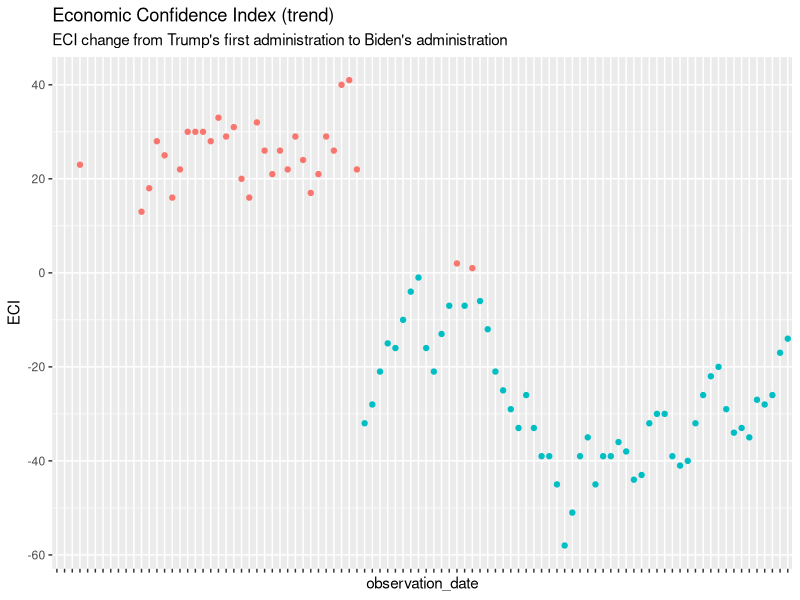
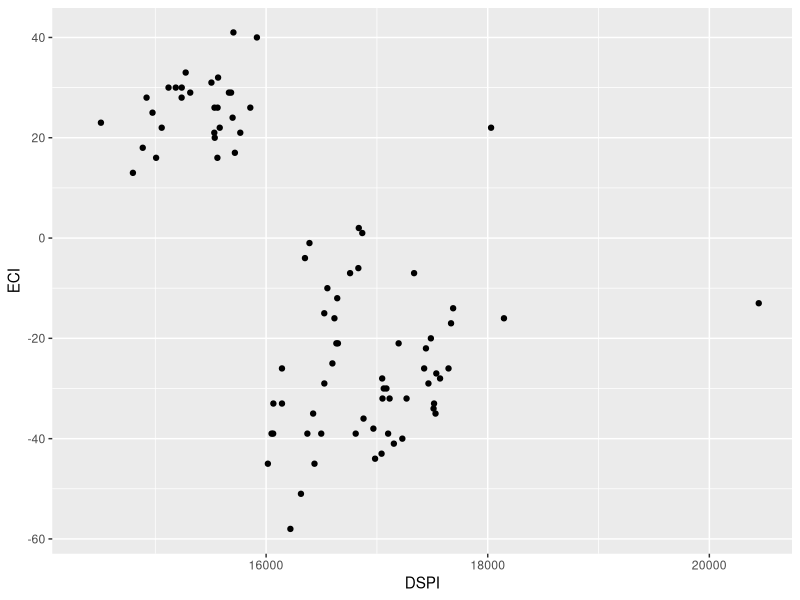
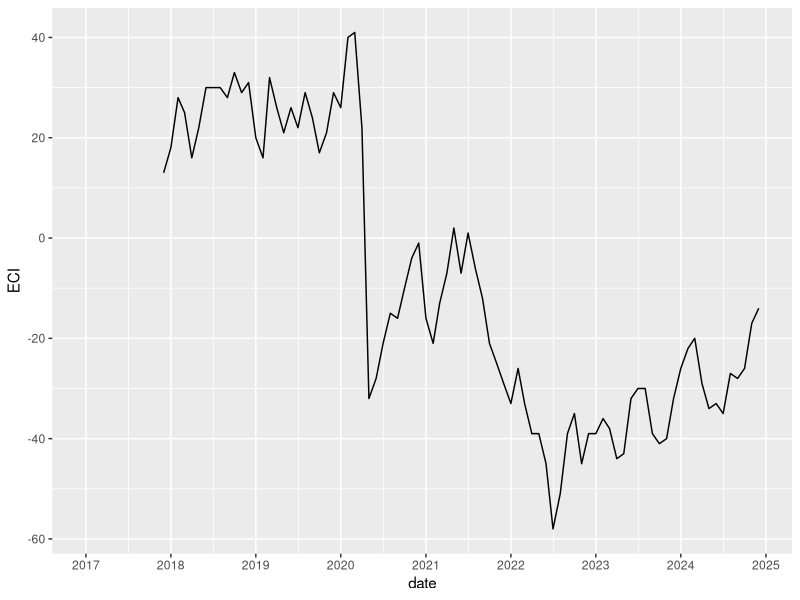
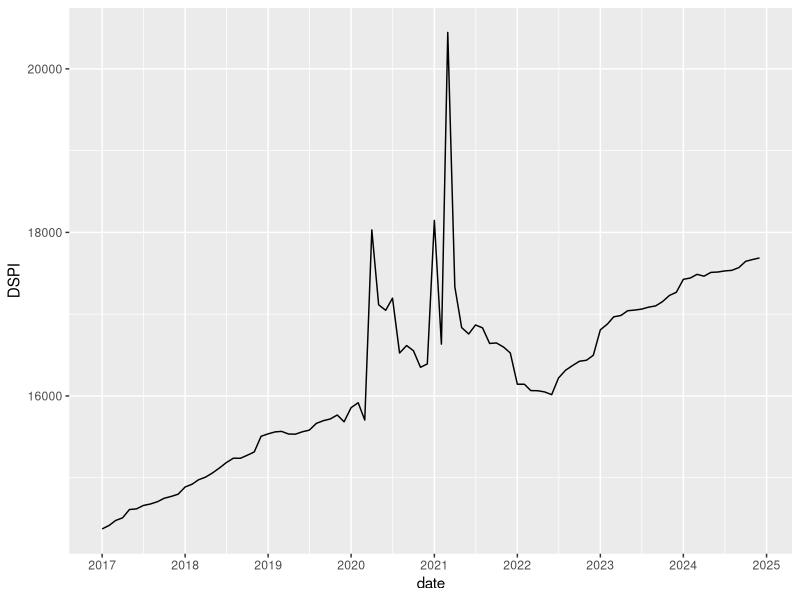
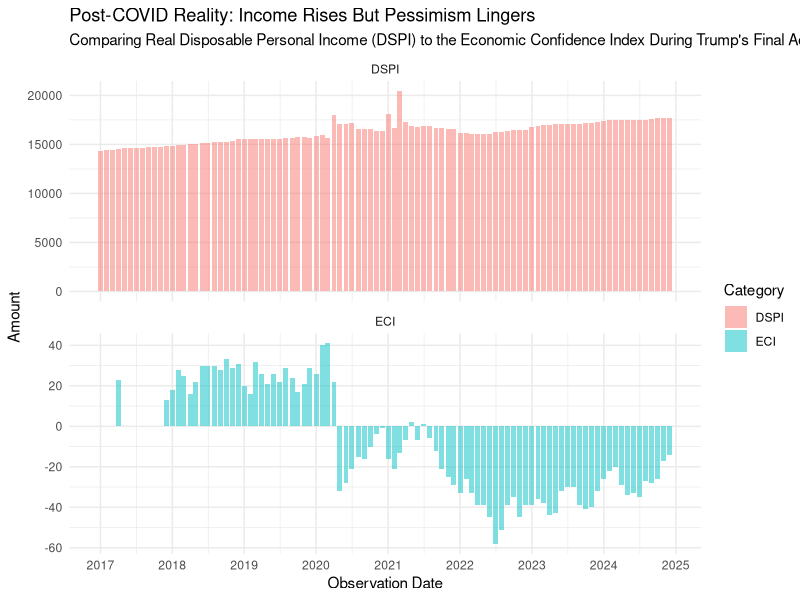
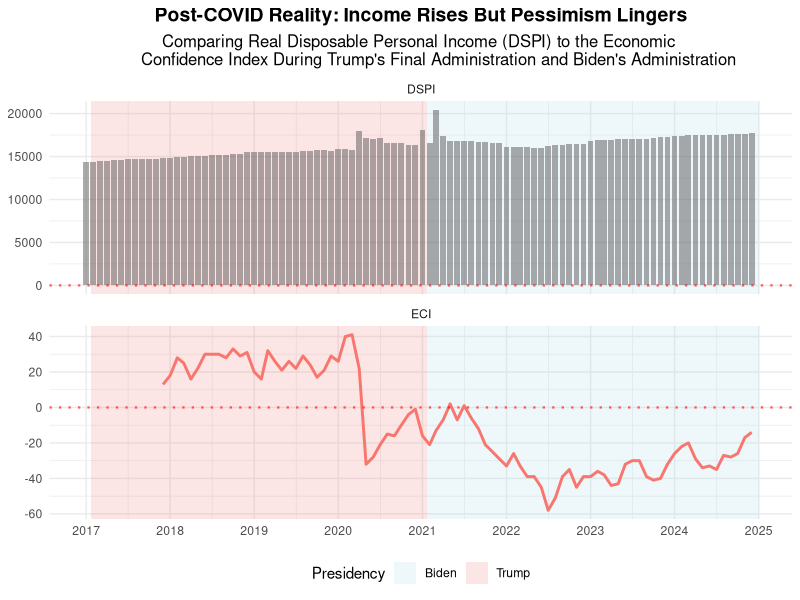

The R script that drew these images, in order:
# in one chart plot 
# install a package
install.packages("tidyverse")

# import 
require("readr")
require("ggplot2")

# set working directory
setwd("~/Documents/r-studio/in_one_chart")

ECI = read.csv('DSPI(U.S. Bureau of Economic Analysi) - DSPI.csv')

remove.packages("ggplot2") # Unisntall ggplot
install.packages("ggplot2") # Install it again
require(ggplot2)

# ECI plot
ggplot(ECI) +
  aes(x = observation_date, y = ECI, color = ifelse(ECI > 0, "green", "red")) +
  geom_point() +
  theme(axis.text.x=element_blank(),
        legend.position = "none") +
  labs(title = 'Economic Confidence Index (trend)', 
       subtitle = "ECI change from Trump's first administration to Biden's administration")

ggplot(ECI) +
  aes(x=DSPI, y=ECI) +
  geom_point()

# convert char to date
ECI$date = as.Date(ECI$observation_date)
  
ggplot(ECI) +
  aes(x=date,y=ECI,group=1)+
  geom_line() +
  scale_x_date(date_breaks = "1 year",date_labels = "%Y")

# combined chart
ggplot(ECI) +
  aes(x=date,y=DSPI,group=1)+
  geom_line() +
  scale_x_date(date_breaks = "1 year",date_labels = "%Y")

# DSPI plot
# 1. Reshape the data to long format
library(dplyr)
df <- ECI %>%
  select(date, DSPI,ECI)

# wide to long
install.packages("tidyr")
require('tidyr')
df_long <- df %>%
  pivot_longer(cols = c(DSPI, ECI), 
               names_to = "Category", 
               values_to = "Amount")

# Create the combined chart
ggplot(df_long, aes(x = date, y = Amount, fill = Category)) +
  geom_bar(stat = "identity",alpha = 0.5) +  
  labs(title = "Post-COVID Reality: Income Rises But Pessimism Lingers",
       subtitle = "Comparing Real Disposable Personal Income (DSPI) to the Economic Confidence Index During Trump's Final Administration and Biden's Administration",
       x = "Observation Date",
       y = "Amount") +
  facet_wrap(~Category,ncol=1,scales='free_y') +
  theme_minimal() +
  scale_x_date(date_breaks = "1 year",date_labels = "%Y")

#adMINISTRATION
presidents <- data.frame(
  xmin = as.Date(c("2017-01-20", "2021-01-20")),
  xmax = as.Date(c("2021-01-19", "2024-12-31")),
  ymin = -Inf,
  ymax = Inf,
  president = factor(c("Trump", "Biden")) # This will be used for the legend
)

# another type
chart <- ggplot(df_long,aes(x = date, y = Amount)) +
  geom_rect(data = presidents, aes(xmin = xmin, xmax = xmax, ymin = ymin, ymax = ymax, fill = president), 
            alpha = 0.2, inherit.aes = FALSE) +
  geom_bar(data = subset(df_long, Category != "ECI"), 
           stat = "identity", 
           alpha = 0.5,
           show.legend = FALSE) +  
  geom_line(data = subset(df_long, Category == "ECI"), 
            aes(color = Category), 
            size = 1,
            show.legend = FALSE) +
  geom_hline(data = data.frame(yintercept = 0, Category = "ECI"),
             linetype = "dotted",
             yintercept = 0, 
             color = "red", 
             linewidth = .8,
             alpha=.6) +
  labs(title = "Post-COVID Reality: Income Rises But Pessimism Lingers",
       subtitle = "Comparing Real Disposable Personal Income (DSPI) to the Economic 
       Confidence Index During Trump's Final Administration and Biden's Administration",
       fill = "Presidency",
       x = NULL,
       y = NULL) +
  facet_wrap(~Category, ncol = 1, scales = 'free_y') +
  theme_minimal() +
  scale_x_date(date_breaks = "1 year", date_labels = "%Y") +
  scale_fill_manual(values = c("Trump" = "lightcoral", "Biden" = "lightblue")) +
  theme(legend.position = "bottom",
        plot.title = element_text(hjust = 0.5, size = 14, face = "bold"),
        plot.subtitle = element_text(hjust = 0.5, size = 12)) 

ggsave("In_One_Chart.pdf")

